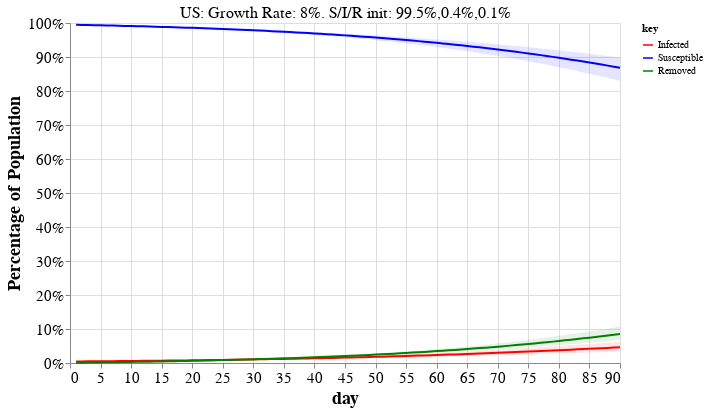

Notebook source saved alongside this figure:
### Markdown cell above
<a id='examples'></a>

## Interactive plot of Model predictions

For top 20 countries by estimated new cases.

> Tip: Choose a country from the drop-down menu to see the calculations used in the tables above and the dynamics of the model.

### Code cell
#hide_input
sir_plot_countries = df.sort_values('Cases.new.est', ascending=False).head(20).index
_, debug_dfs = helper.table_with_projections(debug_countries=sir_plot_countries)

df_alt = pd.concat([d.reset_index() for d in debug_dfs], axis=0)
covid_helpers.altair_sir_plot(df_alt, sir_plot_countries[0])

### Figure 1 — Vega-Lite specification as saved in the notebook (floating-point values rounded to 4 significant figures; data arrays with more than 128 entries replaced by an {"elided": "..."} marker saying what was removed)
{"config": {"view": {"continuousWidth": 400, "continuousHeight": 300}, "axis": {"grid": true, "labelFontSize": 15, "titleFontSize": 18}, "title": {"fontSize": 20}}, "layer": [{"mark": "line", "encoding": {"color": {"type": "nominal", "field": "key", "scale": {"domain": ["Infected", "Susceptible", "Removed"], "range": ["red", "blue", "green"]}}, "x": {"type": "quantitative", "field": "day"}, "y": {"type": "quantitative", "axis": {"format": "%", "title": "Percentage of Population"}, "field": "value"}}, "selection": {"Select": {"type": "single", "fields": ["country"], "init": {"country": "US"}, "bind": {"input": "select", "options": ["Belgium", "Brazil", "Canada", "Ecuador", "France", "Germany", "India", "Indonesia", "Iran", "Ireland", "Italy", "Mexico", "Netherlands", "Peru", "Portugal", "Spain", "Sweden", "Turkey", "US", "United Kingdom"]}}}, "transform": [{"fold": ["Infected", "Susceptible", "Removed"]}]}, {"layer": [{"layer": [{"mark": {"type": "area", "color": "red", "opacity": 0.1}, "encoding": {"x": {"type": "quantitative", "field": "day"}, "y": {"type": "quantitative", "field": "Infected\\.max"}, "y2": {"field": "Infected\\.min"}}}, {"mark": {"type": "area", "color": "blue", "opacity": 0.1}, "encoding": {"x": {"type": "quantitative", "field": "day"}, "y": {"type": "quantitative", "field": "Susceptible\\.max"}, "y2": {"field": "Susceptible\\.min"}}}]}, {"mark": {"type": "area", "color": "green", "opacity": 0.1}, "encoding": {"x": {"type": "quantitative", "field": "day"}, "y": {"type": "quantitative", "field": "Removed\\.max"}, "y2": {"field": "Removed\\.min"}}}]}, {"data": {"name": "data-102b7b9cf3f5330b81247b983d04e9dd"}, "mark": {"type": "text", "dx": 0, "dy": -180, "size": 16}, "encoding": {"text": {"type": "nominal", "field": "title"}}, "transform": [{"filter": {"selection": "Select"}}]}], "data": {"name": "data-ce64a68a91f731c19ac95d38d335f3ef"}, "height": 340, "transform": [{"filter": {"selection": "Select"}}], "width": 550, "$schema": "https://vega.github.io/schema/vega-lite/v4.8.1.json", "datasets": {"data-ce64a68a91f731c19ac95d38d335f3ef": {"elided": "1800 records"}, "data-102b7b9cf3f5330b81247b983d04e9dd": [{"country": "US", "title": "US: Growth Rate: 8%. S/I/R init: 99.5%,0.4%,0.1%"}, {"country": "France", "title": "France: Growth Rate: 6%. S/I/R init: 98.1%,1.6%,0.4%"}, {"country": "United Kingdom", "title": "United Kingdom: Growth Rate: 9%. S/I/R init: 98.6%,1.1%,0.2%"}, {"country": "Spain", "title": "Spain: Growth Rate: 4%. S/I/R init: 97.8%,1.5%,0.6%"}, {"country": "Italy", "title": "Italy: Growth Rate: 3%. S/I/R init: 98.2%,1.0%,0.7%"}, {"country": "Belgium", "title": "Belgium: Growth Rate: 6%. S/I/R init: 97.9%,1.6%,0.5%"}, {"country": "Brazil", "title": "Brazil: Growth Rate: 12%. S/I/R init: 99.9%,0.1%,0.0%"}, {"country": "Turkey", "title": "Turkey: Growth Rate: 12%. S/I/R init: 99.9%,0.1%,0.0%"}, {"country": "Netherlands", "title": "Netherlands: Growth Rate: 5%. S/I/R init: 99.0%,0.8%,0.3%"}, {"country": "Iran", "title": "Iran: Growth Rate: 3%. S/I/R init: 99.7%,0.2%,0.1%"}, {"country": "Germany", "title": "Germany: Growth Rate: 4%. S/I/R init: 99.8%,0.2%,0.1%"}, {"country": "Sweden", "title": "Sweden: Growth Rate: 7%. S/I/R init: 99.3%,0.5%,0.2%"}, {"country": "Peru", "title": "Peru: Growth Rate: 22%. S/I/R init: 99.9%,0.1%,0.0%"}, {"country": "India", "title": "India: Growth Rate: 16%. S/I/R init: 100.0%,0.0%,0.0%"}, {"country": "Ecuador", "title": "Ecuador: Growth Rate: 19%. S/I/R init: 99.8%,0.2%,0.0%"}, {"country": "Canada", "title": "Canada: Growth Rate: 7%. S/I/R init: 99.9%,0.1%,0.0%"}, {"country": "Ireland", "title": "Ireland: Growth Rate: 11%. S/I/R init: 99.4%,0.5%,0.1%"}, {"country": "Mexico", "title": "Mexico: Growth Rate: 13%. S/I/R init: 100.0%,0.0%,0.0%"}, {"country": "Indonesia", "title": "Indonesia: Growth Rate: 9%. S/I/R init: 100.0%,0.0%,0.0%"}, {"country": "Portugal", "title": "Portugal: Growth Rate: 7%. S/I/R init: 99.7%,0.3%,0.1%"}]}}
